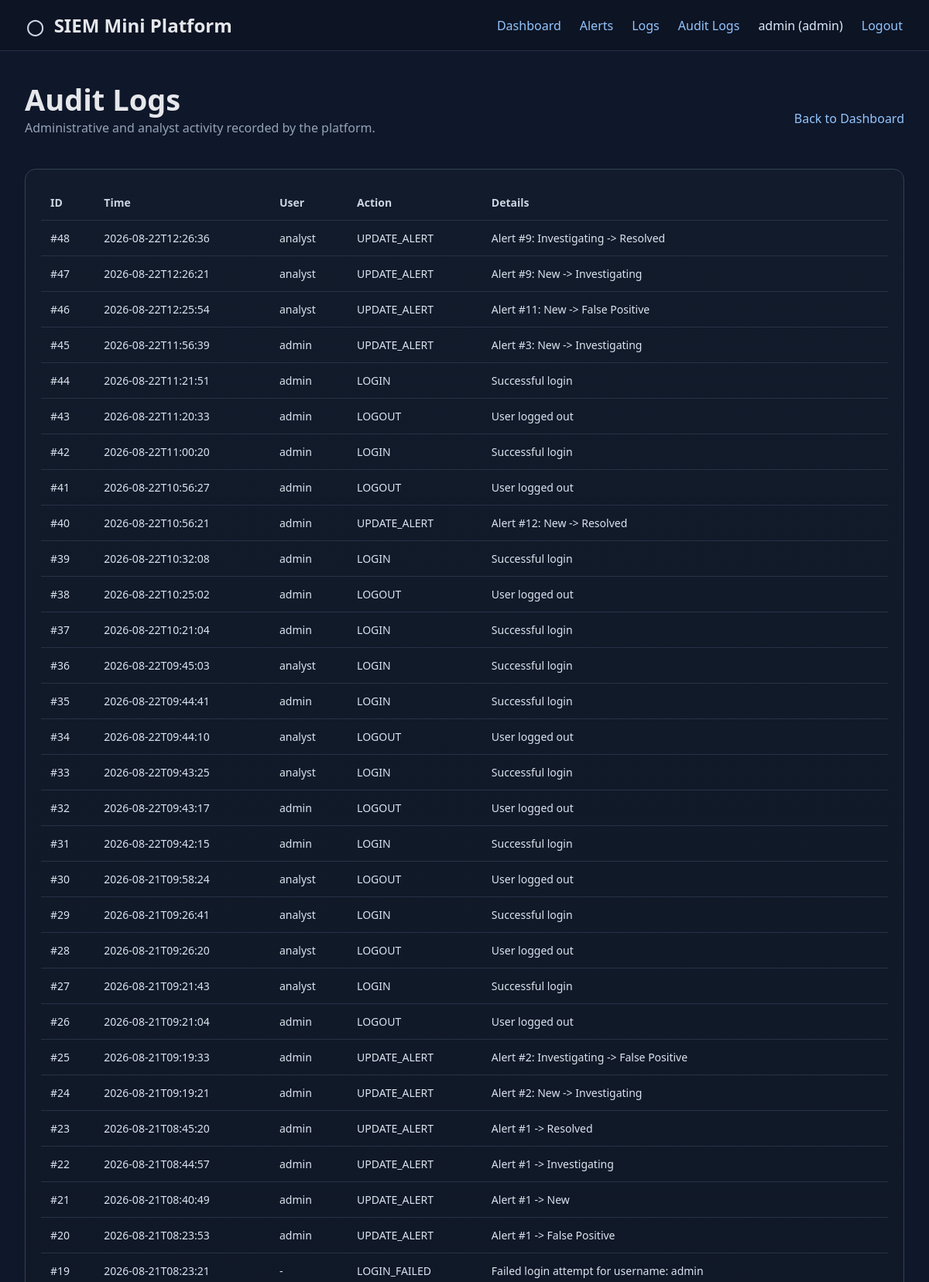
The app's page /audit (signed in, upper part) with its own data.
### tables this page shows
CREATE TABLE audit_logs(
        id INTEGER PRIMARY KEY AUTOINCREMENT,
        timestamp TEXT NOT NULL,
        username TEXT,
        action TEXT NOT NULL,
        details TEXT
    );

### app.py (the view)
@app.route("/audit")
def audit_page():
    r = require_admin()
    if r: return r
    conn = db()
    rows = conn.execute("SELECT * FROM audit_logs ORDER BY id DESC LIMIT 100").fetchall()
    conn.close()
    return render_template("audit.html", rows=rows)

### app.py (called while the page is built, shortened)
def db():
    conn = sqlite3.connect(DB)
    conn.row_factory = sqlite3.Row
    return conn

def logged_in():
    return "user_id" in session

def require_admin():
    if not logged_in():
        return redirect(url_for("login"))
    if session.get("role") != "admin":
        flash("Administrator access required.", "error")
        return redirect(url_for("dashboard"))
    return None

@app.before_request
def collect_http_event():
    ignored_prefixes = (
        "/static/", "/dashboard", "/alerts", "/alert/", "/audit",
        "/login", "/logout", "/lab/ingest-port", "/api/", "/logs"
    )
    if request.path.startswith(ignored_prefixes):
        return

### templates/audit.html
{% extends 'base.html' %}{% block title %}Audit Logs{% endblock %}{% block content %}<div class="section-head"><div><h1 class="page-title" style="margin-bottom:0">Audit Logs</h1><p class="subtitle">Administrative and analyst activity recorded by the platform.</p></div><a href="{{ url_for('dashboard') }}">Back to Dashboard</a></div><section class="panel"><div class="table-wrap"><table class="data-table"><thead><tr><th>ID</th><th>Time</th><th>User</th><th>Action</th><th>Details</th></tr></thead><tbody>{% for r in rows %}<tr><td>#{{ r.id }}</td><td>{{ r.timestamp }}</td><td>{{ r.username or '-' }}</td><td>{{ r.action }}</td><td>{{ r.details }}</td></tr>{% else %}<tr><td colspan="5" class="muted">No audit records.</td></tr>{% endfor %}</tbody></table></div></section>{% endblock %}

### static/style.css (style rules this page uses)
:root { --bg:#0f172a;--panel:#111827;--panel2:#0b1220;--border:#334155;--text:#e5e7eb;--muted:#94a3b8;--accent:#60a5fa;--green:#34d399;--yellow:#f59e0b;--red:#ef4444;--purple:#a78bfa }
* { box-sizing:border-box }
body { margin:0;background:var(--bg);color:var(--text);font-family:Segoe UI,Arial,sans-serif }
a { color:#93c5fd;text-decoration:none }
.page-title { font-size:38px;margin:0 0 6px }
.subtitle { color:var(--muted);font-size:16px;margin:0 0 28px }
.card,.panel { background:linear-gradient(180deg,#121b2b,#0f1725);border:1px solid var(--border);border-radius:14px }
.panel { padding:20px;margin-bottom:20px }
.table-wrap { overflow:auto }
.data-table { width:100%;border-collapse:collapse;min-width:760px }
.data-table th,.data-table td { text-align:left;padding:13px 12px;border-bottom:1px solid #263247;font-size:14px }
.data-table th { color:#cbd5e1;font-weight:700 }
.data-table td { color:#dbe3ef }
.section-head { display:flex;justify-content:space-between;align-items:center;margin-bottom:14px }

### records on screen
audit_logs: id "48", timestamp "2026-08-22T12:26:36", username "analyst", action "UPDATE_ALERT", details "Alert #9: Investigating -> Resolved"
audit_logs: id "47", timestamp "2026-08-22T12:26:21", username "analyst", action "UPDATE_ALERT", details "Alert #9: New -> Investigating"
audit_logs: id "46", timestamp "2026-08-22T12:25:54", username "analyst", action "UPDATE_ALERT", details "Alert #11: New -> False Positive"
audit_logs: id "45", timestamp "2026-08-22T11:56:39", username "admin", action "UPDATE_ALERT", details "Alert #3: New -> Investigating"
audit_logs: id "44", timestamp "2026-08-22T11:21:51", username "admin", action "LOGIN", details "Successful login"
audit_logs: id "43", timestamp "2026-08-22T11:20:33", username "admin", action "LOGOUT", details "User logged out"
audit_logs: id "42", timestamp "2026-08-22T11:00:20", username "admin", action "LOGIN", details "Successful login"
audit_logs: id "41", timestamp "2026-08-22T10:56:27", username "admin", action "LOGOUT", details "User logged out"
audit_logs: id "40", timestamp "2026-08-22T10:56:21", username "admin", action "UPDATE_ALERT", details "Alert #12: New -> Resolved"
audit_logs: id "39", timestamp "2026-08-22T10:32:08", username "admin", action "LOGIN", details "Successful login"
audit_logs: id "38", timestamp "2026-08-22T10:25:02", username "admin", action "LOGOUT", details "User logged out"
audit_logs: id "37", timestamp "2026-08-22T10:21:04", username "admin", action "LOGIN", details "Successful login"
audit_logs: id "36", timestamp "2026-08-22T09:45:03", username "analyst", action "LOGIN", details "Successful login"
audit_logs: id "35", timestamp "2026-08-22T09:44:41", username "admin", action "LOGIN", details "Successful login"
audit_logs: id "34", timestamp "2026-08-22T09:44:10", username "analyst", action "LOGOUT", details "User logged out"
audit_logs: id "33", timestamp "2026-08-22T09:43:25", username "analyst", action "LOGIN", details "Successful login"
audit_logs: id "32", timestamp "2026-08-22T09:43:17", username "admin", action "LOGOUT", details "User logged out"
audit_logs: id "31", timestamp "2026-08-22T09:42:15", username "admin", action "LOGIN", details "Successful login"
audit_logs: id "30", timestamp "2026-08-21T09:58:24", username "analyst", action "LOGOUT", details "User logged out"
audit_logs: id "29", timestamp "2026-08-21T09:26:41", username "analyst", action "LOGIN", details "Successful login"
audit_logs: id "28", timestamp "2026-08-21T09:26:20", username "analyst", action "LOGOUT", details "User logged out"
audit_logs: id "27", timestamp "2026-08-21T09:21:43", username "analyst", action "LOGIN", details "Successful login"
audit_logs: id "26", timestamp "2026-08-21T09:21:04", username "admin", action "LOGOUT", details "User logged out"
audit_logs: id "25", timestamp "2026-08-21T09:19:33", username "admin", action "UPDATE_ALERT", details "Alert #2: Investigating -> False Positive"
audit_logs: id "24", timestamp "2026-08-21T09:19:21", username "admin", action "UPDATE_ALERT", details "Alert #2: New -> Investigating"
audit_logs: id "23", timestamp "2026-08-21T08:45:20", username "admin", action "UPDATE_ALERT", details "Alert #1 -> Resolved"
audit_logs: id "22", timestamp "2026-08-21T08:44:57", username "admin", action "UPDATE_ALERT", details "Alert #1 -> Investigating"
audit_logs: id "21", timestamp "2026-08-21T08:40:49", username "admin", action "UPDATE_ALERT", details "Alert #1 -> New"
audit_logs: id "20", timestamp "2026-08-21T08:23:53", username "admin", action "UPDATE_ALERT", details "Alert #1 -> False Positive"
audit_logs: id "19", timestamp "2026-08-21T08:23:21", username "-", action "LOGIN_FAILED", details "Failed login attempt for username: admin"

### other values on screen
{{ session.get('username') }} "admin"
{{ session.get('role') }} "admin"
